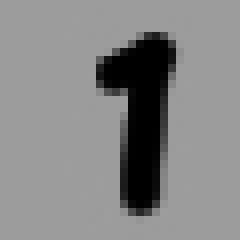
#> input picture aprendizaje_estadistico/tutoriales/numbers/1_1.jpg, 30 x 30 px (shown 8 times larger); its folder holds only this picture in this run
$ jupyter execute --allow-errors Ayudantia-5-NB-DA.ipynb
#> lines starting #> are read from the running program, lines starting #| are printed output that depends on the picture
[cell 1]
from sklearn.model_selection import train_test_split
import matplotlib.pyplot as plt
import cv2
import os
import random
import numpy as np

A continuación haremos un ejercicio de prueba con *Random Forest* centrado en clasificación de imágenes. Pero primero, es necesario entender cómo "organizaremos" nuestras imágenes. Supongamos una matriz de ejemplo _M_ y notemos cómo se ve.

[cell 2]
M_example = np.array([[0, 1, 0], [1, 0, 0]])
plt.imshow(M_example)
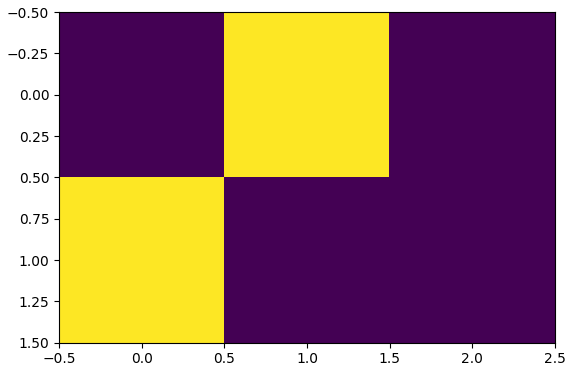
#> figure drawn by matplotlib, 1 panel

Vamos a cambiar la dimensión de nuestra matriz utilizando la función _flatten()_. De esta forma, obtendremos un _array_ con un valor particular para cada pixel.

[cell 3]
M_example.flatten()

Para nuestro ejemplo, se intentará clasificar los números 1 y 2 particularmente. Puede quedar como ejercicio para el estudiante replicar con los números del 0 al 9.
Se creó una serie de imágenes con ejemplos de trazos que contienen al uno y al dos. Veremos un ejemplo de estos:

[cell 4]
folder = 'numbers' # Carpeta que contiene mis dibujos.
img = cv2.imread(f'{folder}/1_17.jpg')

#> (a cell that did not finish here is left out)

¿Saben qué es Data Augmentation? Pues haremos uso de esta técnica para no tener que replicar tantos dibujos. Un ejemplo de esto es realizar una pequeña rotación que permite obtener datos adicionales mediante transformación.

[cell 6]
angle = 30
angle = int(random.uniform(-angle, angle))
if angle < 10:
    angles = 30
#> (the rest of this cell did not finish here and is left out)

Pero lo anterior solo lo hemos hecho para una imagen particular, ahora replicaremos utilizando todo nuestro dataset.

[cell 7]
M = []
y = []
for root, dirs, files in os.walk(folder, topdown=False):
    for name in files:
        # Agregamos imágenes originales
        path = os.path.join(root, name)
        matrix = cv2.imread(path, cv2.IMREAD_GRAYSCALE)
#> matrix is the input picture: shape (30, 30); min 0, max 157, mean 134
        y.append(path.split('/')[1].split('_')[0])
        M.append(matrix)
        # Agregamos imágenes rotadas
        angle = 30
        angle = int(random.uniform(-angle, angle))
        if angle < 10:
            angles = 10
        h, w = matrix.shape[:2]
#> h = 30; w = 30
        M_rot = cv2.getRotationMatrix2D((int(w/2), int(h/2)), angle, 1)
        matrix2 = cv2.warpAffine(matrix, M_rot, (w, h), borderValue=(156,156,156))
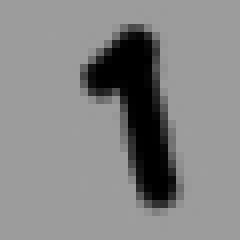
#> matrix2: shape (30, 30) (shown 8 times larger); min 0, max 157, mean 134
        y.append(path.split('/')[1].split('_')[0])
        M.append(matrix2)

Ahora vamos a visualizar algunos ejemplos:

[cell 8]
h, w = 4, 10
fig = plt.figure(figsize=(w, h))
plt.subplots_adjust(bottom=0.1, right=0.8, top=0.9)
#> (the rest of this cell did not finish here and is left out)

Hasta ahora todo maravilloso, pero no hemos hecho nada de Random forest, ¿cómo lo hacemos?
Primero, necesitamos entregarle un vector, por ende, haremos uso de nuestra función _flatten()_ para capturar cada uno de los pixeles por sí solos en una lista.

[cell 9]
X = []
for i in range(len(M)):
    X.append(M[i].flatten())
#> this loop made 2 passes
#> after the loop, X = 2 items

¡Ahora sí! Tenemos todo listo para empezar a entrenar nuestro modelo. Pero primero, necesitamos separar en set de entrenamiento y de validación.

[cell 10]
X_train, X_test, y_train, y_test = train_test_split(X, y, test_size=0.2, random_state=0)
#> X_train = 1 item; X_test = 1 item; y_train = ['1']; y_test = ['1']

Ahora se procede a entrenar nuestro modelo.

[cell 11]
from sklearn.ensemble import RandomForestClassifier

clf = RandomForestClassifier(n_estimators = 500)
clf.fit(X_train, y_train)

Dado que nuestras imágenes son pequeñas y el dataset también lo es, no se tarda mucho en procesar, sin embargo, *Random Forest* acostumbra a ser un modelo poco eficiente para este tipo de clasificación. Ahora vamos a predecir con nuestro set de validación.

[cell 12]
y_pred = clf.predict(X_test)

[cell 13]
from sklearn.metrics import classification_report

report = classification_report(y_test, y_pred)

[cell 14]
print(report)
#|               precision    recall  f1-score   support
#|            1       1.00      1.00      1.00         1
#|     accuracy                           1.00         1
#|    macro avg       1.00      1.00      1.00         1
#| weighted avg       1.00      1.00      1.00         1

Se obtiene un accuracy cercano al 100%. En nuestro caso, las clases están balanceadas, pero hay que tener cuidado con mirar solo esta métrica para comparar modelos.
En general, los resultados no están tan mal, ¿podríamos intentar engañar a nuestro modelo?

[cell 15]
M_real = []
y_real = []
test_folder = 'test'
for root, dirs, files in os.walk(test_folder, topdown=False):
    for name in files:
        path = os.path.join(root, name)
        matrix = cv2.imread(path, cv2.IMREAD_GRAYSCALE)
        y_real.append(path.split('/')[1].split('_')[0])
        M_real.append(matrix)
print(y_real)

Recordamos utilizar un array en una dimensión.

[cell 16]
X_real = []
for i in range(len(M_real)):
    X_real.append(M_real[i].flatten())
#> after the loop, X_real = []
#> (the rest of this cell did not finish here and is left out)

Y ahora podemos revisar qué clasificó nuestro modelo.

[cell 17]
h, w = 2, 4
fig = plt.figure(figsize=(w, h))

#> (the rest of this cell did not finish here and is left out)

Otro ejemplo para Naive Bayes y Análisis discriminante.

[cell 18]
import pandas as pd
from sklearn.naive_bayes import GaussianNB
from sklearn.discriminant_analysis import (LinearDiscriminantAnalysis,
                                           QuadraticDiscriminantAnalysis)

clf_NB = GaussianNB()
clf_LD = LinearDiscriminantAnalysis()
clf_QD = QuadraticDiscriminantAnalysis()

En este caso nos centraremos en un dataset que permite entrenar modelos con la finalidad de predecir tumores malignos.

[cell 19]
from sklearn.datasets import load_breast_cancer

data = load_breast_cancer()

[cell 20]
list(data.target_names)

[cell 21]
data.feature_names

[cell 22]
df = pd.DataFrame(data.data, columns=data.feature_names)
target = pd.DataFrame(data.target).rename(columns={0:'Diagnosis'})
df = pd.concat([df, target], axis=1)
df.head()

[cell 23]
import seaborn as sns

corr = df.corr()
plt.figure(figsize=(10,10));
sns.heatmap(corr[(corr>0.9) & (corr != 1.0)], linewidths=1, linecolor='black');
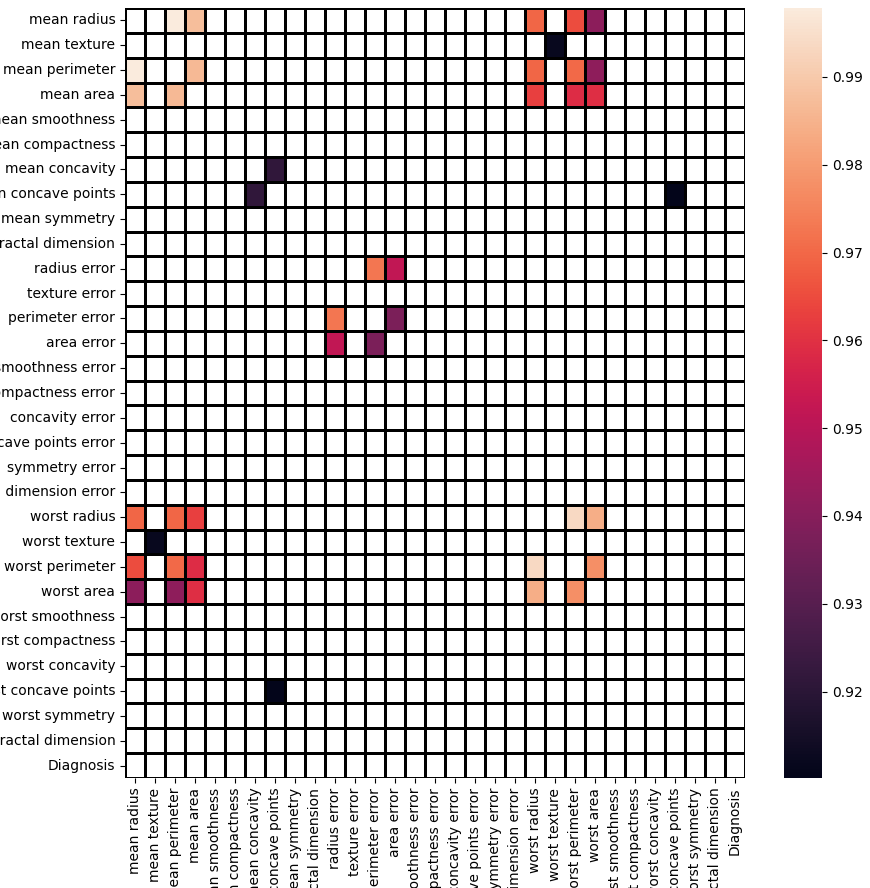
#> figure drawn by matplotlib, 2 panels

$ run again, on aprendizaje_estadistico/tutoriales/numbers/1_13.jpg
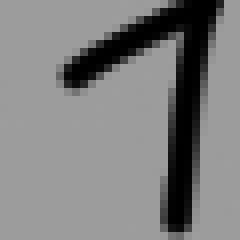
#> input picture aprendizaje_estadistico/tutoriales/numbers/1_13.jpg, 30 x 30 px (shown 8 times larger)
#> matrix is the input picture: shape (30, 30); min 0, max 157, mean 127.7
#> `matrix2 = cv2.warpAffine(matrix, M_rot, (w, h), borderValue=(156,156,1..`:
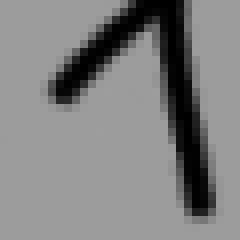
#> matrix2: shape (30, 30) (shown 8 times larger); min 0, max 157, mean 129.6
#> the loop `for i in range(len(M)):` made 2 passes
#> after the loop `for i in range(len(M)):`: X = 2 items
#> X_train = 1 item; y_train = ['1']
#|               precision    recall  f1-score   support
#|            1       1.00      1.00      1.00         1
#|     accuracy                           1.00         1
#|    macro avg       1.00      1.00      1.00         1
#| weighted avg       1.00      1.00      1.00         1
#> after the loop `for i in range(len(M_real)):`: X_real = []

$ run again, on aprendizaje_estadistico/tutoriales/numbers/1_14.jpg
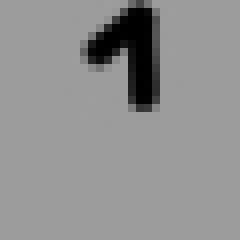
#> input picture aprendizaje_estadistico/tutoriales/numbers/1_14.jpg, 30 x 30 px (shown 8 times larger)
#> matrix is the input picture: shape (30, 30); min 0, max 157, mean 144.7
#> `matrix2 = cv2.warpAffine(matrix, M_rot, (w, h), borderValue=(156,156,1..`:
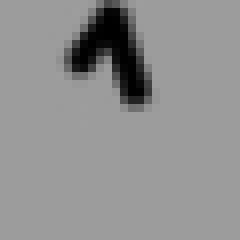
#> matrix2: shape (30, 30) (shown 8 times larger); min 0, max 157, mean 144.7
#> the loop `for i in range(len(M)):` made 2 passes
#> after the loop `for i in range(len(M)):`: X = 2 items
#> X_train = 1 item; y_train = ['1']
#|               precision    recall  f1-score   support
#|            1       1.00      1.00      1.00         1
#|     accuracy                           1.00         1
#|    macro avg       1.00      1.00      1.00         1
#| weighted avg       1.00      1.00      1.00         1
#> after the loop `for i in range(len(M_real)):`: X_real = []

$ run again, on aprendizaje_estadistico/tutoriales/numbers/1_15.jpg
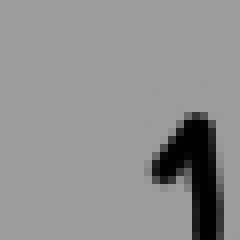
#> input picture aprendizaje_estadistico/tutoriales/numbers/1_15.jpg, 30 x 30 px (shown 8 times larger)
#> matrix is the input picture: shape (30, 30); min 0, max 157, mean 143.3
#> `matrix2 = cv2.warpAffine(matrix, M_rot, (w, h), borderValue=(156,156,1..`:
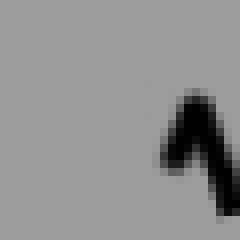
#> matrix2: shape (30, 30) (shown 8 times larger); min 0, max 157, mean 143.7
#> the loop `for i in range(len(M)):` made 2 passes
#> after the loop `for i in range(len(M)):`: X = 2 items
#> X_train = 1 item; y_train = ['1']
#|               precision    recall  f1-score   support
#|            1       1.00      1.00      1.00         1
#|     accuracy                           1.00         1
#|    macro avg       1.00      1.00      1.00         1
#| weighted avg       1.00      1.00      1.00         1
#> after the loop `for i in range(len(M_real)):`: X_real = []

$ run again, on aprendizaje_estadistico/tutoriales/numbers/1_10.jpg
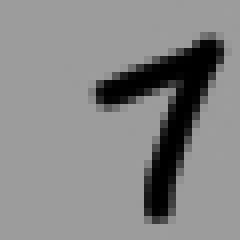
#> input picture aprendizaje_estadistico/tutoriales/numbers/1_10.jpg, 30 x 30 px (shown 8 times larger)
#> matrix is the input picture: shape (30, 30); min 0, max 157, mean 134.6
#> `matrix2 = cv2.warpAffine(matrix, M_rot, (w, h), borderValue=(156,156,1..`:
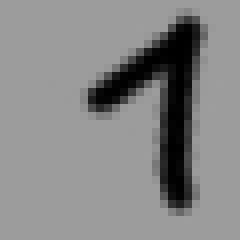
#> matrix2: shape (30, 30) (shown 8 times larger); min 0, max 157, mean 134.6
#> the loop `for i in range(len(M)):` made 2 passes
#> after the loop `for i in range(len(M)):`: X = 2 items
#> X_train = 1 item; y_train = ['1']
#|               precision    recall  f1-score   support
#|            1       1.00      1.00      1.00         1
#|     accuracy                           1.00         1
#|    macro avg       1.00      1.00      1.00         1
#| weighted avg       1.00      1.00      1.00         1
#> after the loop `for i in range(len(M_real)):`: X_real = []
